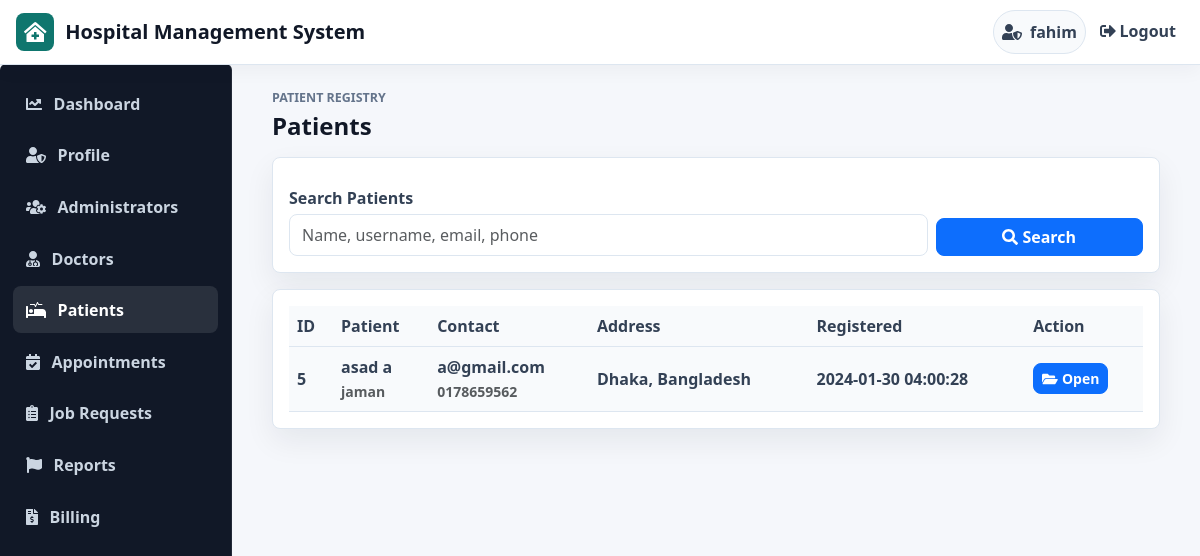
/admin/patient.php (signed in), run on the app's committed database.
### tables this page shows
CREATE TABLE `patient` (
  `id` int(100) NOT NULL,
  `firstname` varchar(100) NOT NULL,
  `surname` varchar(100) NOT NULL,
  `username` varchar(100) NOT NULL,
  `email` varchar(100) NOT NULL,
  `phone` varchar(100) NOT NULL,
  `address` text DEFAULT NULL,
  `gender` varchar(100) NOT NULL,
  `password` varchar(100) NOT NULL,
  `date_reg` varchar(100) NOT NULL,
  `profile` varchar(100) NOT NULL
);

### include/connection.php (called while the page is built, shortened)
<?php
function e($value)
{
    return htmlspecialchars((string) ($value ?? ''), ENT_QUOTES, 'UTF-8');
}
?>

### admin/patient.php (the view, shortened to what this page needs)
<?php
include("../include/connection.php");
$search = trim($_GET['q'] ?? '');
if ($search !== '') {
    $like = '%' . $search . '%';
    $stmt = mysqli_prepare($connect, "SELECT * FROM patient WHERE firstname LIKE ? OR surname LIKE ? OR username LIKE ? OR email LIKE ? OR phone LIKE ? OR address LIKE ? ORDER BY date_reg DESC, id DESC");
    mysqli_stmt_bind_param($stmt, "ssssss", $like, $like, $like, $like, $like, $like);
    mysqli_stmt_execute($stmt);
    $patients = mysqli_stmt_get_result($stmt);
} else {
    $patients = mysqli_query($connect, "SELECT * FROM patient ORDER BY date_reg DESC, id DESC");
}
?>
<!DOCTYPE html>
<html>
<head>
</head>
<body>
<?php
include("../include/header.php");
include("sidenav.php");
?>
<main class="col-md-10">
    <div class="page-heading">
        <div>
            <p class="eyebrow">Patient Registry</p>
            <h4>Patients</h4>
        </div>
    </div>
    <div class="hms-card mb-3">
        <form method="get" class="row g-2 align-items-end">
            <div class="col-md-9">
                <label>Search Patients</label>
                <input type="text" name="q" class="form-control" value="<?php echo e($search); ?>" placeholder="Name, username, email, phone">
            </div>
            <div class="col-md-3">
                <button class="btn btn-primary w-100" type="submit"><i class="fas fa-search me-1"></i>Search</button>
            </div>
        </form>
    </div>
    <div class="hms-card">
        <div class="table-responsive">
            <table class="table table-hover align-middle">
                <thead>
                    <tr>
                        <th>ID</th>
                        <th>Patient</th>
                        <th>Contact</th>
                        <th>Address</th>
                        <th>Registered</th>
                        <th>Action</th>
                    </tr>
                </thead>
                <tbody>
                <?php while ($row = mysqli_fetch_array($patients)) { ?>
                    <tr>
                        <td><?php echo e($row['id']); ?></td>
                        <td>
                            <strong><?php echo e($row['firstname'] . ' ' . $row['surname']); ?></strong><br>
                            <span class="text-muted small"><?php echo e($row['username']); ?></span>
                        </td>
                        <td>
                            <?php echo e($row['email']); ?><br>
                            <span class="text-muted small"><?php echo e($row['phone']); ?></span>
                        </td>
                        <td><?php echo e($row['address'] ?: 'Not provided'); ?></td>
                        <td><?php echo e($row['date_reg']); ?></td>
                        <td>
                            <a href="view.php?id=<?php echo e($row['id']); ?>" class="btn btn-sm btn-primary">
                                <i class="fas fa-folder-open me-1"></i>Open
                            </a>
                        </td>
                    </tr>
                <?php } ?>
                </tbody>
            </table>
        </div>
    </div>
</main>
</body>
</html>

### include/header.php (style rules this page uses)
:root { --hms-primary: #0f766e; --hms-primary-dark: #134e4a; --hms-accent: #1d4ed8; --hms-success: #15803d; --hms-warning: #b45309; --hms-danger: #b91c1c; --hms-bg: #f5f7fb; --hms-surface: #ffffff; --hms-soft: #eef6f6; --hms-border: #dde6f0; --hms-text: #111827; --hms-muted: #64748b; --hms-sidebar: #111827; --hms-shadow: 0 12px 30px rgba(15, 23, 42, 0.07); }
* { letter-spacing: 0; }
body { padding-top: 0; background: var(--hms-bg); color: var(--hms-text); font-family: "Segoe UI", Arial, sans-serif; }
body > .col-md-10, body > .col-md-6 { margin-left: 248px; max-width: calc(100% - 264px); padding: 1.5rem 1.5rem 2.5rem; }
.page-heading { display: flex; align-items: center; justify-content: space-between; gap: 1rem; margin-bottom: 1rem; }
.page-heading h4, .page-heading h5 { margin: 0; font-weight: 750; color: var(--hms-text); }
.eyebrow { margin: 0 0 0.25rem; color: var(--hms-muted); font-size: 0.78rem; font-weight: 700; text-transform: uppercase; }
.hms-card, .card, .jumbotron { background: var(--hms-surface) !important; border: 1px solid var(--hms-border) !important; border-radius: 8px !important; box-shadow: var(--hms-shadow); padding: 1rem; }
.table { background: var(--hms-surface); border-color: var(--hms-border); margin-bottom: 0; }
.table th, .table td { vertical-align: middle; }
.table thead th, .table tr:first-child td { background: #f8fafc; color: #334155; font-weight: 700; }
.form-control, .form-select { border-color: var(--hms-border); border-radius: 8px; min-height: 42px; }
label { margin-top: 0.75rem; margin-bottom: 0.25rem; color: #334155; font-weight: 650; }
.btn { border-radius: 8px; font-weight: 650; }

### data on the page
patient: id "5", firstname+surname "asad a", username "jaman", email "a@gmail.com", phone "0178659562", address "Dhaka, Bangladesh", date_reg "2024-01-30 04:00:28"

### other printed values
$user "fahim"
